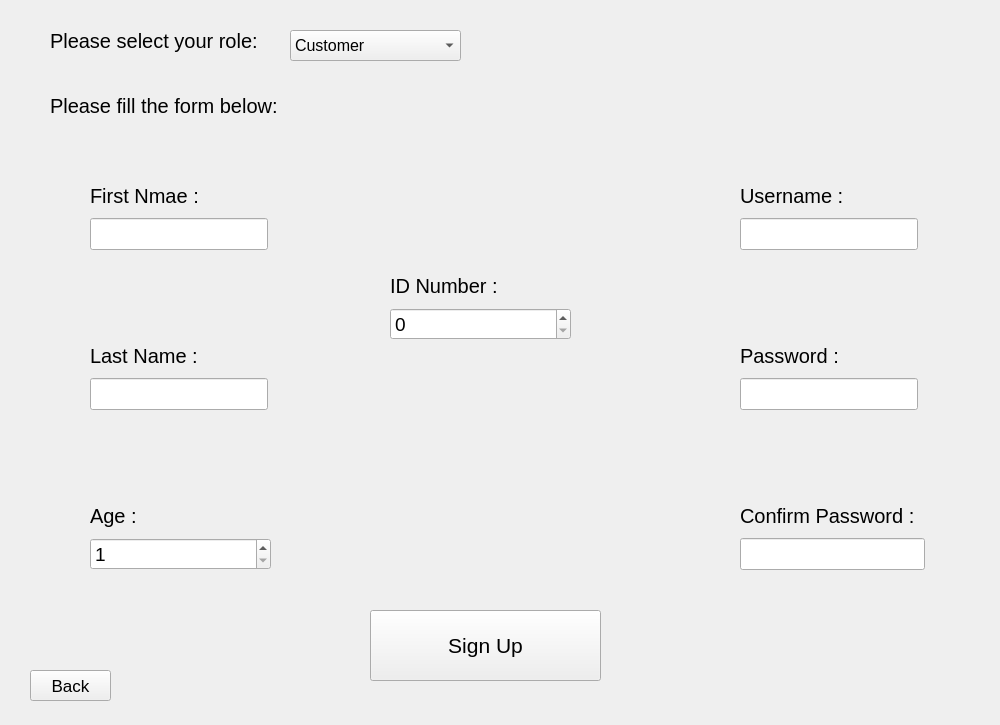
<?xml version="1.0" encoding="UTF-8"?>
<ui version="4.0">
 <class>Employee_signup</class>
 <widget class="QWidget" name="Employee_signup">
  <property name="geometry">
   <rect>
    <x>0</x>
    <y>0</y>
    <width>1000</width>
    <height>725</height>
   </rect>
  </property>
  <property name="windowTitle">
   <string>Form</string>
  </property>
  <widget class="QPushButton" name="back_push">
   <property name="geometry">
    <rect>
     <x>30</x>
     <y>670</y>
     <width>81</width>
     <height>31</height>
    </rect>
   </property>
   <property name="font">
    <font>
     <pointsize>13</pointsize>
    </font>
   </property>
   <property name="cursor">
    <cursorShape>PointingHandCursor</cursorShape>
   </property>
   <property name="text">
    <string>Back</string>
   </property>
  </widget>
  <widget class="QPushButton" name="sign_push">
   <property name="geometry">
    <rect>
     <x>370</x>
     <y>610</y>
     <width>231</width>
     <height>71</height>
    </rect>
   </property>
   <property name="font">
    <font>
     <pointsize>16</pointsize>
    </font>
   </property>
   <property name="cursor">
    <cursorShape>PointingHandCursor</cursorShape>
   </property>
   <property name="text">
    <string>Sign Up</string>
   </property>
  </widget>
  <widget class="QWidget" name="layoutWidget">
   <property name="geometry">
    <rect>
     <x>90</x>
     <y>340</y>
     <width>178</width>
     <height>70</height>
    </rect>
   </property>
   <layout class="QVBoxLayout" name="verticalLayout_4">
    <item>
     <widget class="QLabel" name="label_2">
      <property name="font">
       <font>
        <pointsize>15</pointsize>
       </font>
      </property>
      <property name="text">
       <string>Last Name :</string>
      </property>
     </widget>
    </item>
    <item>
     <widget class="QLineEdit" name="lastNmae_le">
      <property name="font">
       <font>
        <pointsize>15</pointsize>
       </font>
      </property>
     </widget>
    </item>
   </layout>
  </widget>
  <widget class="QWidget" name="layoutWidget_2">
   <property name="geometry">
    <rect>
     <x>90</x>
     <y>180</y>
     <width>178</width>
     <height>70</height>
    </rect>
   </property>
   <layout class="QVBoxLayout" name="verticalLayout">
    <item>
     <widget class="QLabel" name="label">
      <property name="font">
       <font>
        <pointsize>15</pointsize>
       </font>
      </property>
      <property name="text">
       <string>First Nmae :</string>
      </property>
     </widget>
    </item>
    <item>
     <widget class="QLineEdit" name="firstNmae_le">
      <property name="font">
       <font>
        <pointsize>15</pointsize>
       </font>
      </property>
      <property name="styleSheet">
       <string notr="true"/>
      </property>
     </widget>
    </item>
   </layout>
  </widget>
  <widget class="QWidget" name="layoutWidget_3">
   <property name="geometry">
    <rect>
     <x>90</x>
     <y>500</y>
     <width>181</width>
     <height>70</height>
    </rect>
   </property>
   <layout class="QVBoxLayout" name="verticalLayout_5">
    <item>
     <widget class="QLabel" name="label_3">
      <property name="font">
       <font>
        <pointsize>15</pointsize>
       </font>
      </property>
      <property name="text">
       <string>Age :</string>
      </property>
     </widget>
    </item>
    <item>
     <widget class="QSpinBox" name="age_spin">
      <property name="font">
       <font>
        <pointsize>14</pointsize>
       </font>
      </property>
      <property name="minimum">
       <number>1</number>
      </property>
      <property name="maximum">
       <number>120</number>
      </property>
     </widget>
    </item>
   </layout>
  </widget>
  <widget class="QWidget" name="layoutWidget_4">
   <property name="geometry">
    <rect>
     <x>390</x>
     <y>270</y>
     <width>181</width>
     <height>70</height>
    </rect>
   </property>
   <layout class="QVBoxLayout" name="verticalLayout_6">
    <item>
     <widget class="QLabel" name="label_4">
      <property name="font">
       <font>
        <pointsize>15</pointsize>
       </font>
      </property>
      <property name="text">
       <string>ID Number :</string>
      </property>
     </widget>
    </item>
    <item>
     <widget class="QSpinBox" name="idNumber_spin">
      <property name="font">
       <font>
        <pointsize>14</pointsize>
       </font>
      </property>
      <property name="maximum">
       <number>10000000</number>
      </property>
     </widget>
    </item>
   </layout>
  </widget>
  <widget class="QWidget" name="layoutWidget_5">
   <property name="geometry">
    <rect>
     <x>740</x>
     <y>500</y>
     <width>185</width>
     <height>70</height>
    </rect>
   </property>
   <layout class="QVBoxLayout" name="verticalLayout_10">
    <item>
     <widget class="QLabel" name="label_10">
      <property name="font">
       <font>
        <pointsize>15</pointsize>
       </font>
      </property>
      <property name="text">
       <string>Confirm Password :</string>
      </property>
     </widget>
    </item>
    <item>
     <widget class="QLineEdit" name="confPassword_le">
      <property name="font">
       <font>
        <pointsize>15</pointsize>
       </font>
      </property>
     </widget>
    </item>
   </layout>
  </widget>
  <widget class="QWidget" name="layoutWidget_6">
   <property name="geometry">
    <rect>
     <x>740</x>
     <y>180</y>
     <width>178</width>
     <height>70</height>
    </rect>
   </property>
   <layout class="QVBoxLayout" name="verticalLayout_8">
    <item>
     <widget class="QLabel" name="label_8">
      <property name="font">
       <font>
        <pointsize>15</pointsize>
       </font>
      </property>
      <property name="text">
       <string>Username :</string>
      </property>
     </widget>
    </item>
    <item>
     <widget class="QLineEdit" name="username_le">
      <property name="font">
       <font>
        <pointsize>15</pointsize>
       </font>
      </property>
     </widget>
    </item>
   </layout>
  </widget>
  <widget class="QWidget" name="layoutWidget_7">
   <property name="geometry">
    <rect>
     <x>740</x>
     <y>340</y>
     <width>178</width>
     <height>70</height>
    </rect>
   </property>
   <layout class="QVBoxLayout" name="verticalLayout_9">
    <item>
     <widget class="QLabel" name="label_9">
      <property name="font">
       <font>
        <pointsize>15</pointsize>
       </font>
      </property>
      <property name="text">
       <string>Password :</string>
      </property>
     </widget>
    </item>
    <item>
     <widget class="QLineEdit" name="password_le">
      <property name="font">
       <font>
        <pointsize>15</pointsize>
       </font>
      </property>
     </widget>
    </item>
   </layout>
  </widget>
  <widget class="QLabel" name="label_11">
   <property name="geometry">
    <rect>
     <x>50</x>
     <y>20</y>
     <width>231</width>
     <height>41</height>
    </rect>
   </property>
   <property name="font">
    <font>
     <pointsize>15</pointsize>
    </font>
   </property>
   <property name="text">
    <string>Please select your role: </string>
   </property>
  </widget>
  <widget class="QLabel" name="label_12">
   <property name="geometry">
    <rect>
     <x>50</x>
     <y>90</y>
     <width>251</width>
     <height>31</height>
    </rect>
   </property>
   <property name="font">
    <font>
     <pointsize>15</pointsize>
    </font>
   </property>
   <property name="text">
    <string>Please fill the form below:</string>
   </property>
  </widget>
  <widget class="QComboBox" name="comboBox_2">
   <property name="geometry">
    <rect>
     <x>290</x>
     <y>30</y>
     <width>171</width>
     <height>31</height>
    </rect>
   </property>
   <property name="font">
    <font>
     <pointsize>12</pointsize>
    </font>
   </property>
   <item>
    <property name="text">
     <string>Customer</string>
    </property>
   </item>
   <item>
    <property name="text">
     <string>Employee</string>
    </property>
   </item>
  </widget>
 </widget>
 <resources/>
 <connections/>
</ui>
